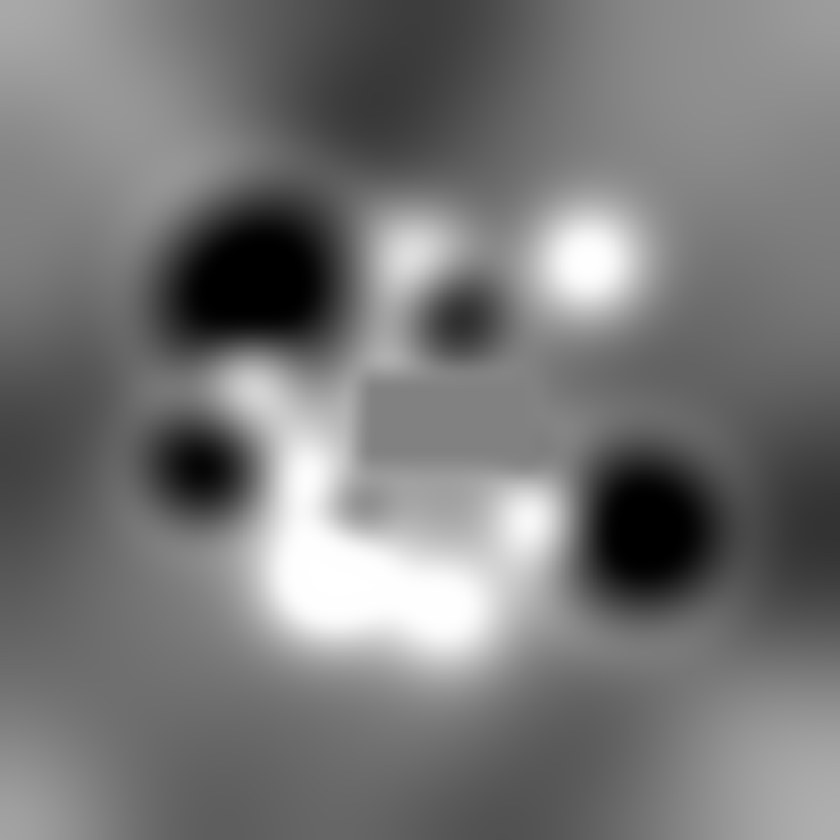
#> input picture src/rover_simulation/worlds/heightmap.png, 840 x 840 px, shrunk from 1025 x 1025 before the run
$ python heightmap_to_collision_obj.py
#> lines starting #> are read from the running program, lines starting #| are printed output that depends on the picture
#!/usr/bin/env python3
"""
heightmap_to_collision_obj.py
-----------------------------
Generate a triangle-mesh collision surface that EXACTLY matches the visual
<heightmap> in lunar_terrain.world, so DART (which ignores <heightmap>
collision) has a drivable ground that lines up with what you see.

Visual heightmap in the world:
    <uri>heightmap.png</uri>  <size>150 150 10</size>  <pos>0 0 -5</pos>

Gazebo maps a 16-bit greyscale pixel p to:
    z_world = (p / 65535) * 10.0 - 5.0
    x_world in [-75, 75], y_world in [-75, 75]

Output: worlds/terrain_collision.obj  (129x129 grid -> 16641 verts / 32768 tris)
"""

import os

import numpy as np
from PIL import Image

HERE = os.path.dirname(os.path.abspath(__file__))
WORLDS = os.path.join(HERE, '..', 'src', 'rover_simulation', 'worlds')

PNG = os.path.join(WORLDS, 'heightmap.png')
OBJ = os.path.join(WORLDS, 'terrain_collision.obj')

WORLD_SIZE = 150.0      # <size> x/y
Z_SCALE = 10.0          # <size> z
Z_OFFSET = -5.0         # <pos> z
GRID_N = 129            # collision resolution (stride 8 over 1025)


def main():
    img = Image.open(PNG)
#> img is the input picture: PIL image 840x840 I;16; min 10638, max 58981, mean 33366.3
    arr = np.asarray(img).astype(np.float64)
    if arr.ndim == 3:
        arr = arr[:, :, 0]
    h, w = arr.shape
#> h = 840; w = 840
    print(f'heightmap.png: {w}x{h}, range {arr.min():.0f}..{arr.max():.0f}')
#| heightmap.png: 840x840, range 10638..58981

    # Downsample to GRID_N x GRID_N by picking evenly spaced rows/cols.
    ri = np.linspace(0, h - 1, GRID_N).round().astype(int)
#> ri = 129 values from 0 to 839
    ci = np.linspace(0, w - 1, GRID_N).round().astype(int)
#> ci = 129 values from 0 to 839
    sub = arr[np.ix_(ri, ci)]

    # 16-bit normalisation, matching Gazebo's <heightmap> mapping.
    z = (sub / 65535.0) * Z_SCALE + Z_OFFSET

    xs = np.linspace(-WORLD_SIZE / 2.0, WORLD_SIZE / 2.0, GRID_N)
    ys = np.linspace(-WORLD_SIZE / 2.0, WORLD_SIZE / 2.0, GRID_N)

    # Image row 0 is +Y (top of image) by Gazebo convention; flip so row index
    # increases with world +Y for a right-handed surface.
    z = np.flipud(z)
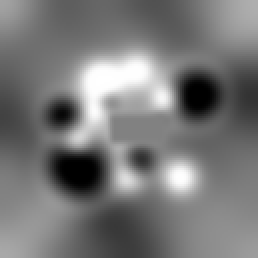
#> z: shape (129, 129) float64 (shown 2 times larger); min -3.38, max 4, mean 0.0901; drawn with min black and max white

    print(f'collision mesh Z: {z.min():.3f} .. {z.max():.3f} m')
#| collision mesh Z: -3.377 .. 4.000 m
    ci_mid = GRID_N // 2
    print(f'Z at world origin (0,0): {z[ci_mid, ci_mid]:.3f} m')
#| Z at world origin (0,0): 0.375 m

    with open(OBJ, 'w') as f:
        f.write('# Terrain collision mesh — generated by heightmap_to_collision_obj.py\n')
        f.write('# Matches the visual <heightmap> in lunar_terrain.world. Do not edit.\n')
        f.write('o terrain_collision\n\n')
        for j in range(GRID_N):
            for i in range(GRID_N):
                f.write(f'v {xs[i]:.4f} {ys[j]:.4f} {z[j, i]:.4f}\n')
        f.write('\n')
        for j in range(GRID_N - 1):
            for i in range(GRID_N - 1):
                a = j * GRID_N + i + 1
                b = j * GRID_N + i + 2
                c = (j + 1) * GRID_N + i + 1
                d = (j + 1) * GRID_N + i + 2
                # two CCW triangles per quad
                f.write(f'f {a} {d} {b}\n')
                f.write(f'f {a} {c} {d}\n')

    kb = os.path.getsize(OBJ) / 1024.0
    print(f'wrote {OBJ}  ({kb:.0f} KB, {GRID_N * GRID_N} verts, {2 * (GRID_N - 1) ** 2} tris)')


if __name__ == '__main__':
    main()

$ run again, with src/rover_simulation/worlds/terrain_diffuse.png copied over src/rover_simulation/worlds/heightmap.png
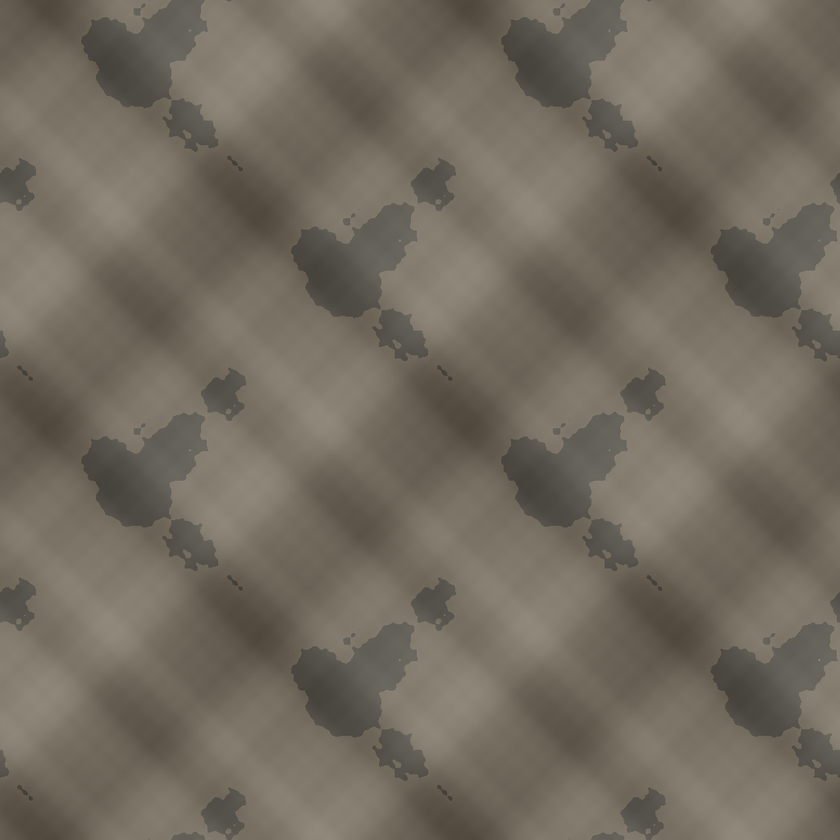
#> input picture src/rover_simulation/worlds/terrain_diffuse.png, 840 x 840 px, shrunk from 1024 x 1024 before the run
#> in main, img is the input picture: PIL image 840x840 RGB; mean R, G, B 113.9, 107, 94.7
#> in main, `arr = arr[:, :, 0]`:
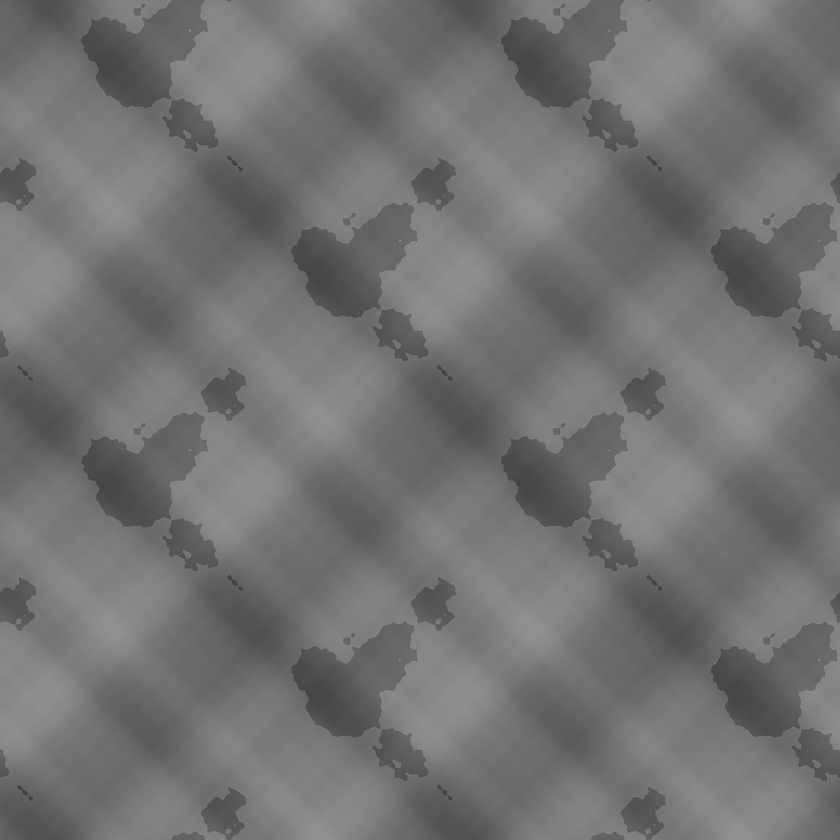
#> arr: shape (840, 840) float64; min 62, max 145, mean 113.9
#| heightmap.png: 840x840, range 62..145
#> in main, `z = np.flipud(z)`:
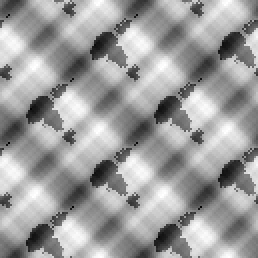
#> z: shape (129, 129) float64 (shown 2 times larger); min -4.99, max -4.98, mean -4.98; drawn with min black and max white
#| collision mesh Z: -4.990 .. -4.978 m
#| Z at world origin (0,0): -4.985 m
